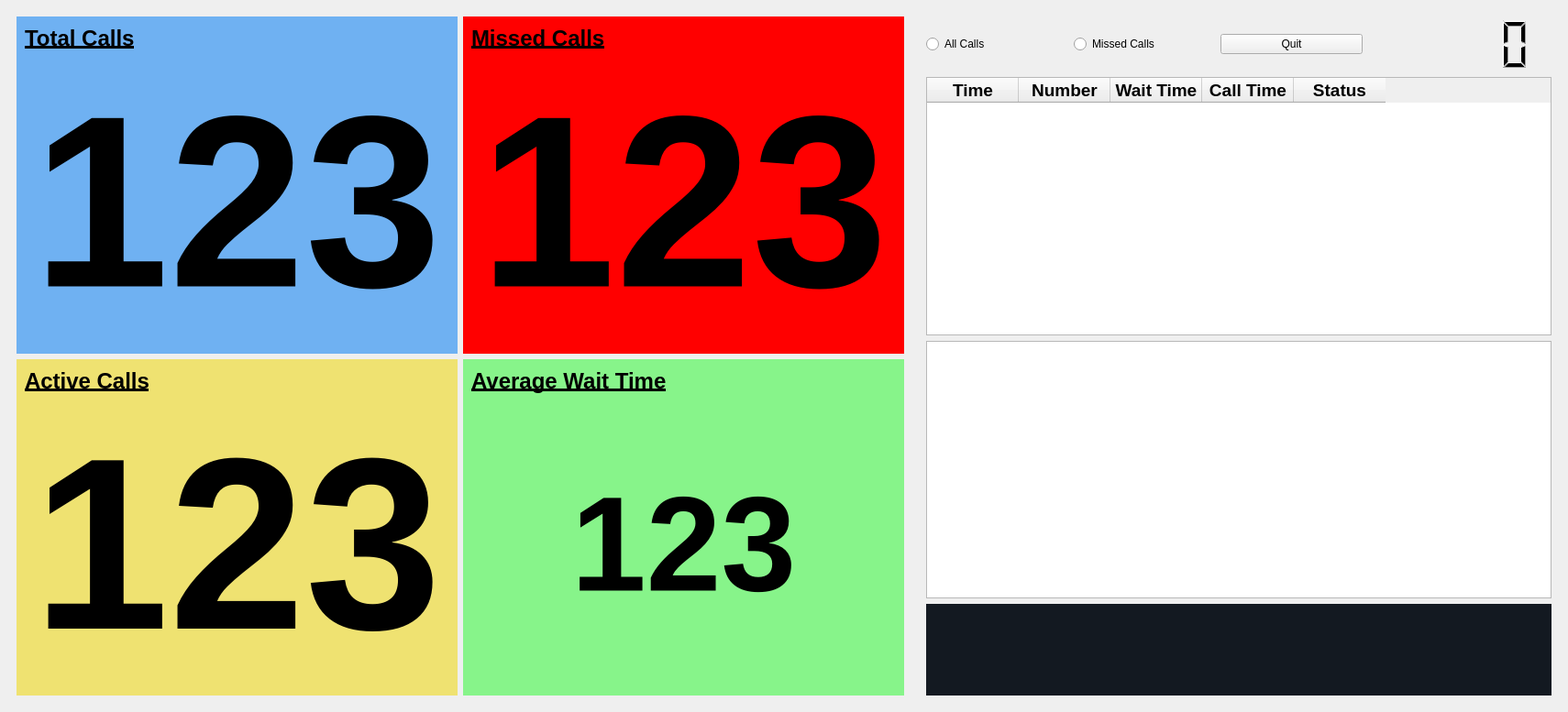
<?xml version="1.0" encoding="UTF-8"?>
<ui version="4.0">
 <class>MainWindow</class>
 <widget class="QMainWindow" name="MainWindow">
  <property name="geometry">
   <rect>
    <x>0</x>
    <y>0</y>
    <width>1710</width>
    <height>777</height>
   </rect>
  </property>
  <property name="windowTitle">
   <string>MainWindow</string>
  </property>
  <widget class="QWidget" name="centralwidget">
   <layout class="QVBoxLayout" name="verticalLayout_2">
    <item>
     <layout class="QHBoxLayout" name="mainFrame">
      <item>
       <widget class="QFrame" name="frame_2">
        <property name="sizeIncrement">
         <size>
          <width>0</width>
          <height>0</height>
         </size>
        </property>
        <property name="frameShape">
         <enum>QFrame::NoFrame</enum>
        </property>
        <property name="frameShadow">
         <enum>QFrame::Raised</enum>
        </property>
        <layout class="QGridLayout" name="gridLayout_2">
         <item row="0" column="0">
          <widget class="QWidget" name="widget" native="true">
           <property name="palette">
            <palette>
             <active>
              <colorrole role="Base">
               <brush brushstyle="SolidPattern">
                <color alpha="255">
                 <red>255</red>
                 <green>255</green>
                 <blue>255</blue>
                </color>
               </brush>
              </colorrole>
              <colorrole role="Window">
               <brush brushstyle="SolidPattern">
                <color alpha="255">
                 <red>111</red>
                 <green>177</green>
                 <blue>242</blue>
                </color>
               </brush>
              </colorrole>
             </active>
             <inactive>
              <colorrole role="Base">
               <brush brushstyle="SolidPattern">
                <color alpha="255">
                 <red>255</red>
                 <green>255</green>
                 <blue>255</blue>
                </color>
               </brush>
              </colorrole>
              <colorrole role="Window">
               <brush brushstyle="SolidPattern">
                <color alpha="255">
                 <red>111</red>
                 <green>177</green>
                 <blue>242</blue>
                </color>
               </brush>
              </colorrole>
             </inactive>
             <disabled>
              <colorrole role="Base">
               <brush brushstyle="SolidPattern">
                <color alpha="255">
                 <red>111</red>
                 <green>177</green>
                 <blue>242</blue>
                </color>
               </brush>
              </colorrole>
              <colorrole role="Window">
               <brush brushstyle="SolidPattern">
                <color alpha="255">
                 <red>111</red>
                 <green>177</green>
                 <blue>242</blue>
                </color>
               </brush>
              </colorrole>
             </disabled>
            </palette>
           </property>
           <property name="autoFillBackground">
            <bool>true</bool>
           </property>
           <layout class="QVBoxLayout" name="verticalLayout_3">
            <item>
             <widget class="QLabel" name="label_3">
              <property name="maximumSize">
               <size>
                <width>16777215</width>
                <height>30</height>
               </size>
              </property>
              <property name="font">
               <font>
                <pointsize>18</pointsize>
                <weight>75</weight>
                <italic>false</italic>
                <bold>true</bold>
                <underline>true</underline>
                <strikeout>false</strikeout>
                <kerning>true</kerning>
               </font>
              </property>
              <property name="text">
               <string>Total Calls</string>
              </property>
             </widget>
            </item>
            <item>
             <widget class="QLabel" name="label_tot">
              <property name="font">
               <font>
                <pointsize>200</pointsize>
                <weight>75</weight>
                <bold>true</bold>
               </font>
              </property>
              <property name="text">
               <string>123</string>
              </property>
              <property name="alignment">
               <set>Qt::AlignCenter</set>
              </property>
             </widget>
            </item>
           </layout>
          </widget>
         </item>
         <item row="0" column="1">
          <widget class="QWidget" name="widget_2" native="true">
           <property name="palette">
            <palette>
             <active>
              <colorrole role="Base">
               <brush brushstyle="SolidPattern">
                <color alpha="255">
                 <red>255</red>
                 <green>255</green>
                 <blue>255</blue>
                </color>
               </brush>
              </colorrole>
              <colorrole role="Window">
               <brush brushstyle="SolidPattern">
                <color alpha="255">
                 <red>255</red>
                 <green>0</green>
                 <blue>0</blue>
                </color>
               </brush>
              </colorrole>
             </active>
             <inactive>
              <colorrole role="Base">
               <brush brushstyle="SolidPattern">
                <color alpha="255">
                 <red>255</red>
                 <green>255</green>
                 <blue>255</blue>
                </color>
               </brush>
              </colorrole>
              <colorrole role="Window">
               <brush brushstyle="SolidPattern">
                <color alpha="255">
                 <red>255</red>
                 <green>0</green>
                 <blue>0</blue>
                </color>
               </brush>
              </colorrole>
             </inactive>
             <disabled>
              <colorrole role="Base">
               <brush brushstyle="SolidPattern">
                <color alpha="255">
                 <red>255</red>
                 <green>0</green>
                 <blue>0</blue>
                </color>
               </brush>
              </colorrole>
              <colorrole role="Window">
               <brush brushstyle="SolidPattern">
                <color alpha="255">
                 <red>255</red>
                 <green>0</green>
                 <blue>0</blue>
                </color>
               </brush>
              </colorrole>
             </disabled>
            </palette>
           </property>
           <property name="autoFillBackground">
            <bool>true</bool>
           </property>
           <layout class="QVBoxLayout" name="verticalLayout_4">
            <item>
             <widget class="QLabel" name="label_5">
              <property name="maximumSize">
               <size>
                <width>16777215</width>
                <height>30</height>
               </size>
              </property>
              <property name="font">
               <font>
                <pointsize>18</pointsize>
                <weight>75</weight>
                <italic>false</italic>
                <bold>true</bold>
                <underline>true</underline>
                <strikeout>false</strikeout>
                <kerning>true</kerning>
               </font>
              </property>
              <property name="text">
               <string>Missed Calls</string>
              </property>
             </widget>
            </item>
            <item>
             <widget class="QLabel" name="label_mis">
              <property name="font">
               <font>
                <pointsize>200</pointsize>
                <weight>75</weight>
                <bold>true</bold>
               </font>
              </property>
              <property name="text">
               <string>123</string>
              </property>
              <property name="alignment">
               <set>Qt::AlignCenter</set>
              </property>
             </widget>
            </item>
           </layout>
          </widget>
         </item>
         <item row="1" column="0">
          <widget class="QWidget" name="widget_3" native="true">
           <property name="palette">
            <palette>
             <active>
              <colorrole role="Base">
               <brush brushstyle="SolidPattern">
                <color alpha="255">
                 <red>255</red>
                 <green>255</green>
                 <blue>255</blue>
                </color>
               </brush>
              </colorrole>
              <colorrole role="Window">
               <brush brushstyle="SolidPattern">
                <color alpha="255">
                 <red>239</red>
                 <green>226</green>
                 <blue>113</blue>
                </color>
               </brush>
              </colorrole>
             </active>
             <inactive>
              <colorrole role="Base">
               <brush brushstyle="SolidPattern">
                <color alpha="255">
                 <red>255</red>
                 <green>255</green>
                 <blue>255</blue>
                </color>
               </brush>
              </colorrole>
              <colorrole role="Window">
               <brush brushstyle="SolidPattern">
                <color alpha="255">
                 <red>239</red>
                 <green>226</green>
                 <blue>113</blue>
                </color>
               </brush>
              </colorrole>
             </inactive>
             <disabled>
              <colorrole role="Base">
               <brush brushstyle="SolidPattern">
                <color alpha="255">
                 <red>239</red>
                 <green>226</green>
                 <blue>113</blue>
                </color>
               </brush>
              </colorrole>
              <colorrole role="Window">
               <brush brushstyle="SolidPattern">
                <color alpha="255">
                 <red>239</red>
                 <green>226</green>
                 <blue>113</blue>
                </color>
               </brush>
              </colorrole>
             </disabled>
            </palette>
           </property>
           <property name="autoFillBackground">
            <bool>true</bool>
           </property>
           <layout class="QVBoxLayout" name="verticalLayout_5">
            <item>
             <widget class="QLabel" name="label_7">
              <property name="maximumSize">
               <size>
                <width>16777215</width>
                <height>30</height>
               </size>
              </property>
              <property name="font">
               <font>
                <pointsize>18</pointsize>
                <weight>75</weight>
                <italic>false</italic>
                <bold>true</bold>
                <underline>true</underline>
                <strikeout>false</strikeout>
                <kerning>true</kerning>
               </font>
              </property>
              <property name="text">
               <string>Active Calls</string>
              </property>
             </widget>
            </item>
            <item>
             <widget class="QLabel" name="label_act">
              <property name="font">
               <font>
                <pointsize>200</pointsize>
                <weight>75</weight>
                <bold>true</bold>
               </font>
              </property>
              <property name="text">
               <string>123</string>
              </property>
              <property name="alignment">
               <set>Qt::AlignCenter</set>
              </property>
             </widget>
            </item>
           </layout>
          </widget>
         </item>
         <item row="1" column="1">
          <widget class="QWidget" name="widget_4" native="true">
           <property name="palette">
            <palette>
             <active>
              <colorrole role="Base">
               <brush brushstyle="SolidPattern">
                <color alpha="255">
                 <red>255</red>
                 <green>255</green>
                 <blue>255</blue>
                </color>
               </brush>
              </colorrole>
              <colorrole role="Window">
               <brush brushstyle="SolidPattern">
                <color alpha="255">
                 <red>135</red>
                 <green>244</green>
                 <blue>138</blue>
                </color>
               </brush>
              </colorrole>
             </active>
             <inactive>
              <colorrole role="Base">
               <brush brushstyle="SolidPattern">
                <color alpha="255">
                 <red>255</red>
                 <green>255</green>
                 <blue>255</blue>
                </color>
               </brush>
              </colorrole>
              <colorrole role="Window">
               <brush brushstyle="SolidPattern">
                <color alpha="255">
                 <red>135</red>
                 <green>244</green>
                 <blue>138</blue>
                </color>
               </brush>
              </colorrole>
             </inactive>
             <disabled>
              <colorrole role="Base">
               <brush brushstyle="SolidPattern">
                <color alpha="255">
                 <red>135</red>
                 <green>244</green>
                 <blue>138</blue>
                </color>
               </brush>
              </colorrole>
              <colorrole role="Window">
               <brush brushstyle="SolidPattern">
                <color alpha="255">
                 <red>135</red>
                 <green>244</green>
                 <blue>138</blue>
                </color>
               </brush>
              </colorrole>
             </disabled>
            </palette>
           </property>
           <property name="autoFillBackground">
            <bool>true</bool>
           </property>
           <layout class="QVBoxLayout" name="verticalLayout_6">
            <item>
             <widget class="QLabel" name="label_9">
              <property name="maximumSize">
               <size>
                <width>16777215</width>
                <height>30</height>
               </size>
              </property>
              <property name="font">
               <font>
                <pointsize>18</pointsize>
                <weight>75</weight>
                <italic>false</italic>
                <bold>true</bold>
                <underline>true</underline>
                <strikeout>false</strikeout>
                <kerning>true</kerning>
               </font>
              </property>
              <property name="text">
               <string>Average Wait Time</string>
              </property>
             </widget>
            </item>
            <item>
             <widget class="QLabel" name="label_out">
              <property name="font">
               <font>
                <pointsize>110</pointsize>
                <weight>75</weight>
                <bold>true</bold>
               </font>
              </property>
              <property name="text">
               <string>123</string>
              </property>
              <property name="alignment">
               <set>Qt::AlignCenter</set>
              </property>
             </widget>
            </item>
           </layout>
          </widget>
         </item>
        </layout>
       </widget>
      </item>
      <item>
       <widget class="QFrame" name="frame">
        <property name="sizePolicy">
         <sizepolicy hsizetype="Preferred" vsizetype="Preferred">
          <horstretch>0</horstretch>
          <verstretch>0</verstretch>
         </sizepolicy>
        </property>
        <property name="minimumSize">
         <size>
          <width>700</width>
          <height>0</height>
         </size>
        </property>
        <property name="maximumSize">
         <size>
          <width>700</width>
          <height>16777215</height>
         </size>
        </property>
        <property name="frameShape">
         <enum>QFrame::NoFrame</enum>
        </property>
        <property name="frameShadow">
         <enum>QFrame::Sunken</enum>
        </property>
        <layout class="QVBoxLayout" name="verticalLayout_7">
         <item>
          <layout class="QHBoxLayout" name="horizontalLayout">
           <property name="topMargin">
            <number>0</number>
           </property>
           <item>
            <widget class="QRadioButton" name="rbtn1">
             <property name="text">
              <string>All Calls</string>
             </property>
            </widget>
           </item>
           <item>
            <widget class="QRadioButton" name="rbtn2">
             <property name="text">
              <string>Missed Calls</string>
             </property>
            </widget>
           </item>
           <item>
            <widget class="QPushButton" name="btnQuit">
             <property name="text">
              <string>Quit</string>
             </property>
            </widget>
           </item>
           <item>
            <widget class="QLCDNumber" name="lcdpanel">
             <property name="minimumSize">
              <size>
               <width>200</width>
               <height>60</height>
              </size>
             </property>
             <property name="font">
              <font>
               <pointsize>72</pointsize>
               <weight>75</weight>
               <bold>true</bold>
              </font>
             </property>
             <property name="frameShape">
              <enum>QFrame::NoFrame</enum>
             </property>
            </widget>
           </item>
          </layout>
         </item>
         <item>
          <widget class="QTableWidget" name="tableWidget">
           <property name="font">
            <font>
             <pointsize>14</pointsize>
             <weight>75</weight>
             <italic>false</italic>
             <bold>true</bold>
             <kerning>true</kerning>
            </font>
           </property>
           <column>
            <property name="text">
             <string>Time</string>
            </property>
           </column>
           <column>
            <property name="text">
             <string>Number</string>
            </property>
           </column>
           <column>
            <property name="text">
             <string>Wait Time</string>
            </property>
           </column>
           <column>
            <property name="text">
             <string>Call Time</string>
            </property>
           </column>
           <column>
            <property name="text">
             <string>Status</string>
            </property>
           </column>
          </widget>
         </item>
         <item>
          <widget class="QTextEdit" name="textEdit"/>
         </item>
         <item>
          <widget class="QWidget" name="widget_5" native="true">
           <property name="minimumSize">
            <size>
             <width>0</width>
             <height>100</height>
            </size>
           </property>
           <property name="maximumSize">
            <size>
             <width>16777215</width>
             <height>100</height>
            </size>
           </property>
           <property name="palette">
            <palette>
             <active>
              <colorrole role="Base">
               <brush brushstyle="SolidPattern">
                <color alpha="255">
                 <red>255</red>
                 <green>255</green>
                 <blue>255</blue>
                </color>
               </brush>
              </colorrole>
              <colorrole role="Window">
               <brush brushstyle="SolidPattern">
                <color alpha="255">
                 <red>19</red>
                 <green>25</green>
                 <blue>33</blue>
                </color>
               </brush>
              </colorrole>
             </active>
             <inactive>
              <colorrole role="Base">
               <brush brushstyle="SolidPattern">
                <color alpha="255">
                 <red>255</red>
                 <green>255</green>
                 <blue>255</blue>
                </color>
               </brush>
              </colorrole>
              <colorrole role="Window">
               <brush brushstyle="SolidPattern">
                <color alpha="255">
                 <red>19</red>
                 <green>25</green>
                 <blue>33</blue>
                </color>
               </brush>
              </colorrole>
             </inactive>
             <disabled>
              <colorrole role="Base">
               <brush brushstyle="SolidPattern">
                <color alpha="255">
                 <red>19</red>
                 <green>25</green>
                 <blue>33</blue>
                </color>
               </brush>
              </colorrole>
              <colorrole role="Window">
               <brush brushstyle="SolidPattern">
                <color alpha="255">
                 <red>19</red>
                 <green>25</green>
                 <blue>33</blue>
                </color>
               </brush>
              </colorrole>
             </disabled>
            </palette>
           </property>
           <property name="autoFillBackground">
            <bool>true</bool>
           </property>
           <layout class="QHBoxLayout" name="horizontalLayout_2">
            <item>
             <widget class="QLabel" name="label">
              <property name="minimumSize">
               <size>
                <width>150</width>
                <height>60</height>
               </size>
              </property>
              <property name="maximumSize">
               <size>
                <width>200</width>
                <height>80</height>
               </size>
              </property>
              <property name="autoFillBackground">
               <bool>true</bool>
              </property>
              <property name="styleSheet">
               <string notr="true"/>
              </property>
              <property name="text">
               <string/>
              </property>
              <property name="scaledContents">
               <bool>true</bool>
              </property>
              <property name="alignment">
               <set>Qt::AlignRight|Qt::AlignTrailing|Qt::AlignVCenter</set>
              </property>
              <property name="margin">
               <number>0</number>
              </property>
             </widget>
            </item>
           </layout>
          </widget>
         </item>
        </layout>
       </widget>
      </item>
     </layout>
    </item>
   </layout>
  </widget>
 </widget>
 <resources>
  <include location="logo.qrc"/>
 </resources>
 <connections/>
</ui>
